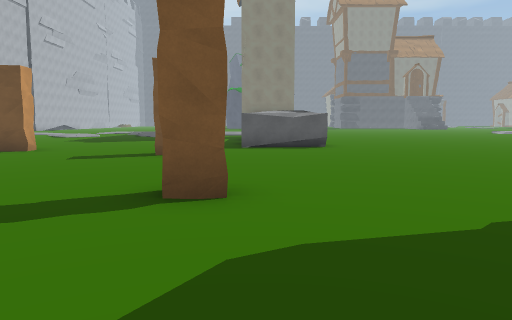
[1] (above)

23 first-person views from a walk through a 3-D level made in the Unity game engine. The camera is 1.5 m above the floor, tilts 6° down and sees 70° across. Doors are open. The floor is counted in squares, 2 m on a side. Each view is taken from the middle of a square. On the plan, view 1 faces up. The plan holds only what a view shows up to about 11 squares ahead; the rest is blank. The place goes on beyond the plan. Some animated figures are left out. Some surface patterns are stand-ins.

[2]
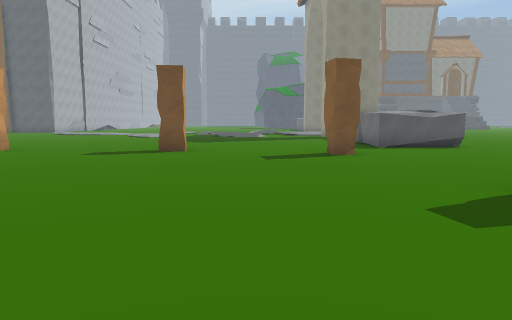

[3]
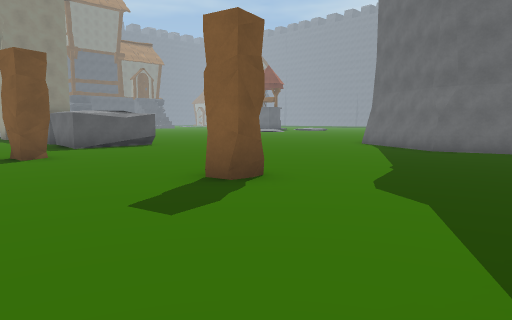

[4]
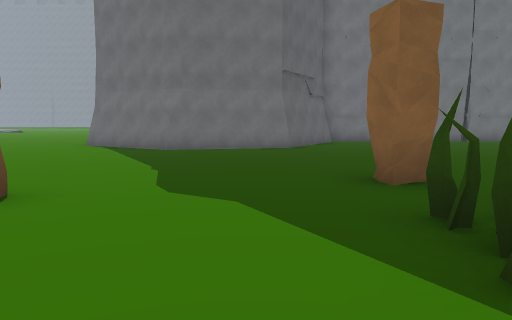

[5]
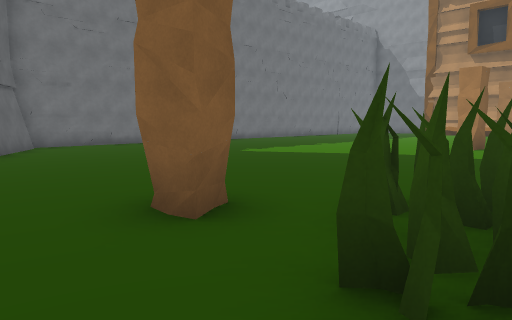

[6]
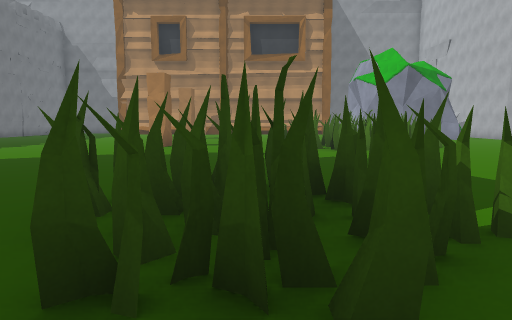

[7]
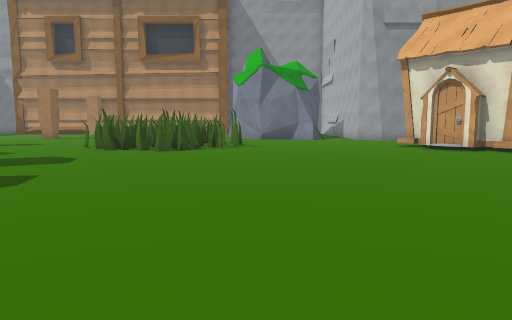

[8]
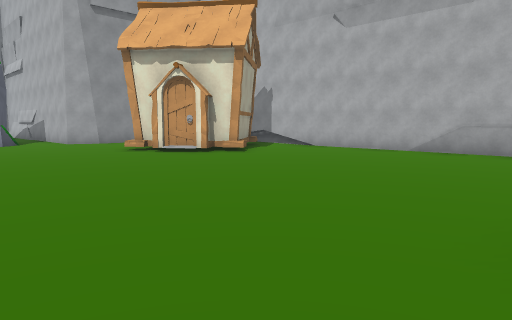

[9]
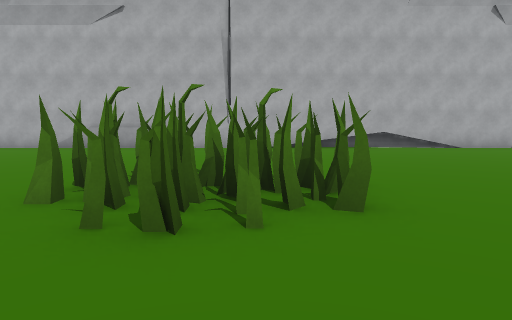

[10]
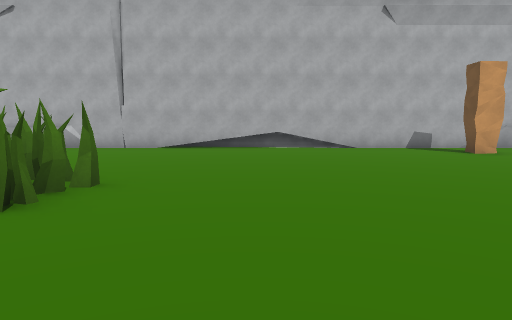

[11]
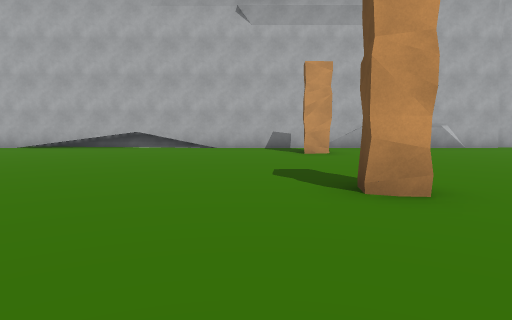

[12]
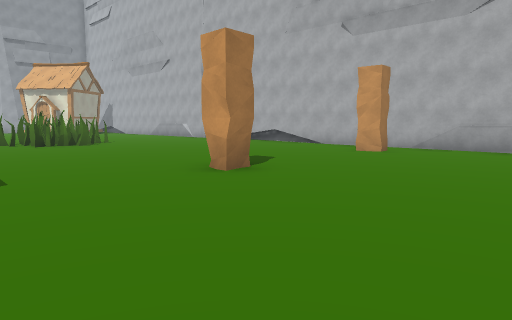

[13]
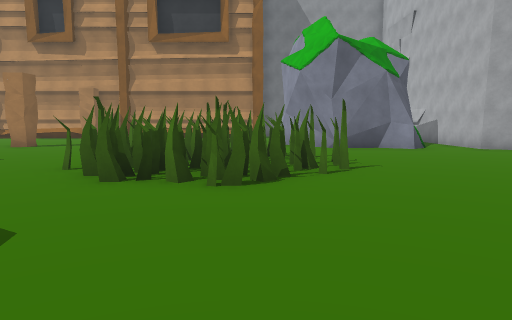

[14]
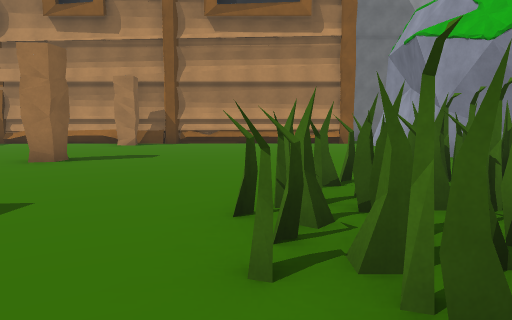

[15]
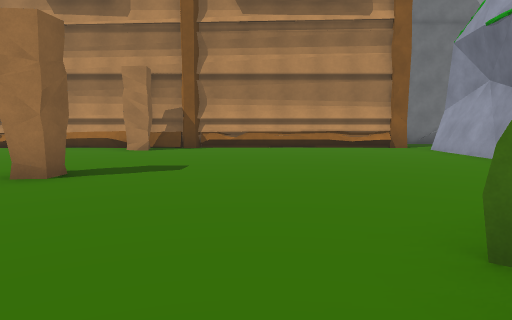

[16]
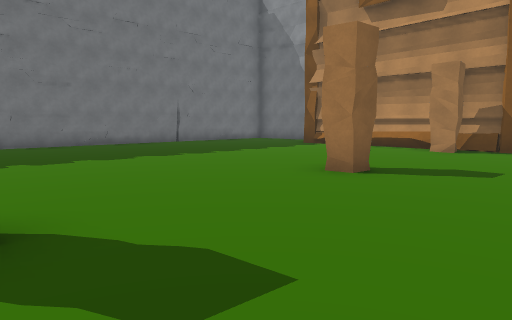

[17]
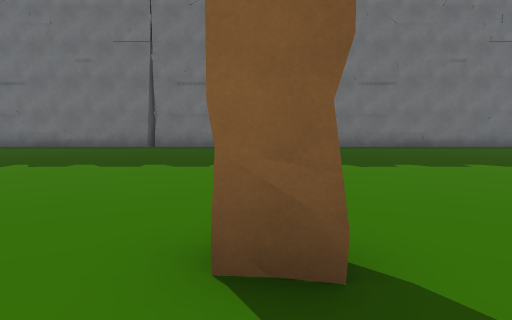

[18]
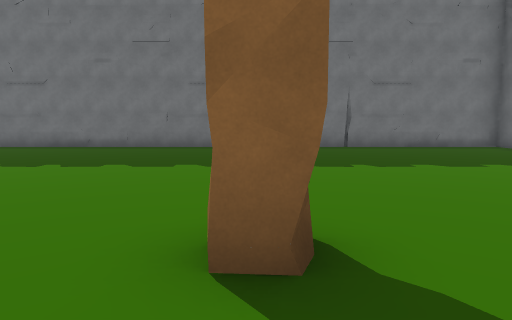

[19]
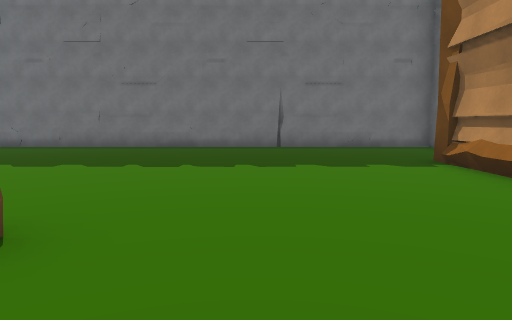

[20]
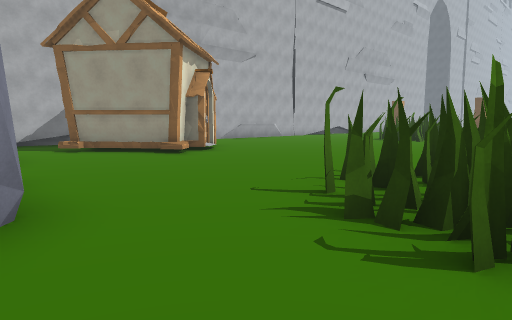

[21]
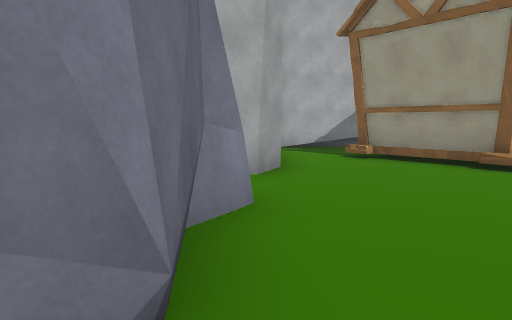

[22]
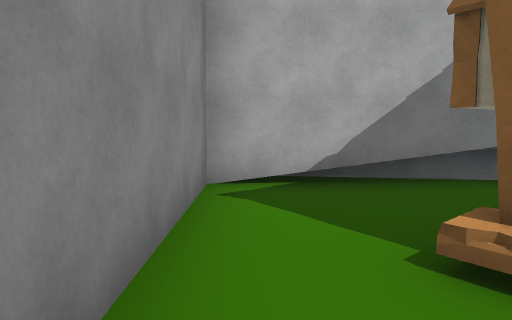

[23]
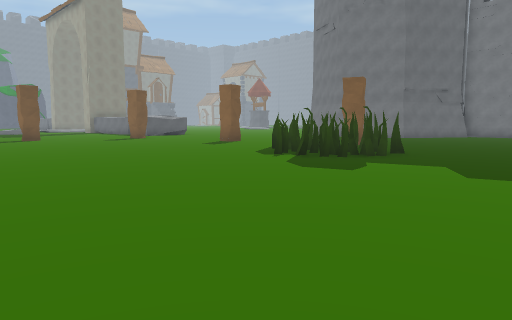

### Floor plan
Key: @ floor where view 1 was taken; # wall or solid block; . floor; = window, fence, low wall or low ledge; H house.
Columns run from 18 left of view 1 to 10 right of it. Each row starts with its distance up from view 1.
 14 #...    ....
 13 #...........
 12 #...........    ..#
 11 #.................###.....
 10 #.........................
  9 #.#....#....#............
  8 #.........................
  7 #.........................
  6 =.........................
  5 =........................#
  4 #................#......##
  3 #.......................#
  2 #......##...............##
  1 #.....###................#
  0 #.....###.........@......##
 -1 #......#.......###.#......###
 -2 #..............###..........#
 -3 #..............###..........#
 -4 #...........................#
 -5 #...........................#
 -6 #...........................#
 -7 #...........................#
 -8   ..H.......................#
 -9    HHH.....####.............#
-10 =.HHHH.....#####...#........#
-11 #.HHH......#####............#
-12 #..H.......=####............#
-13 #............##.............#
-14 #######.....................#
-15       #####........#........#
-16           ##................#
-17            #................#
-18            #................#
-19            #................#
-20            #.......#........#
-21            =#############...#
-22                            ##

Where each view was taken, in squares from view 1:
view 1: 0 up, 0 right, facing up
view 2: 0 up, 4 left, facing up
view 3: 0 up, 4 left, facing up-right
view 4: 1 up, 4 left, facing right
view 5: 1 up, 2 left, facing down-right
view 6: 1 up, 2 left, facing down
view 7: 1 up, 8 left, facing down
view 8: 1 down, 8 left, facing down-left
view 9: 1 up, 7 left, facing left
view 10: 4 up, 7 left, facing left
view 11: 8 up, 7 left, facing left
view 12: 14 up, 7 left, facing down-left
view 13: 4 down, 6 left, facing down
view 14: 8 down, 3 left, facing down
view 15: 10 down, 2 left, facing down
view 16: 10 down, 2 left, facing down-right
view 17: 10 down, 1 left, facing right
view 18: 15 down, 1 left, facing right
view 19: 17 down, 1 left, facing right
view 20: 15 down, 5 left, facing up-left
view 21: 14 down, 7 left, facing left
view 22: 13 down, 13 left, facing left
view 23: 7 down, 10 left, facing up-right
